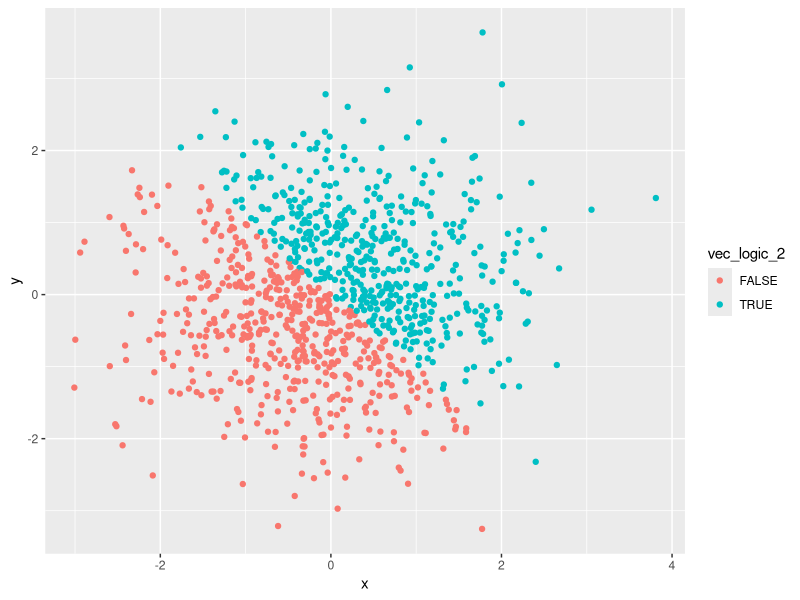
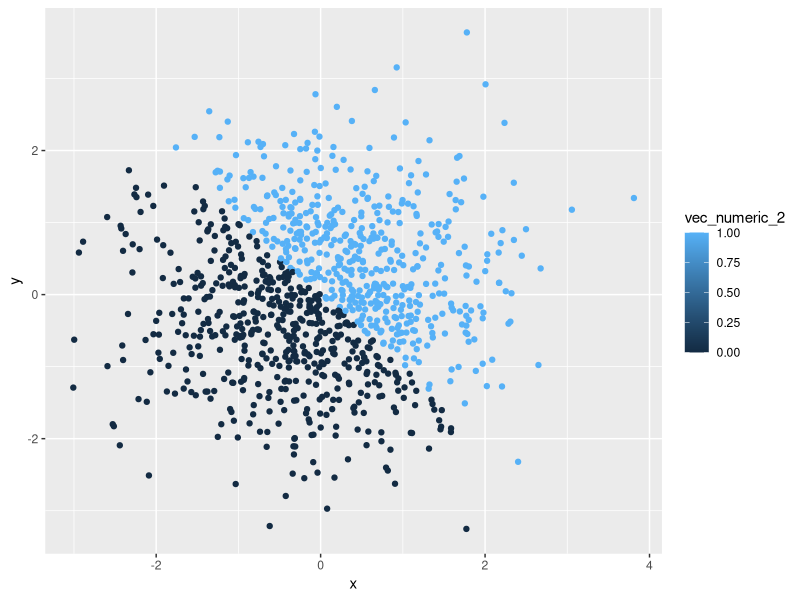
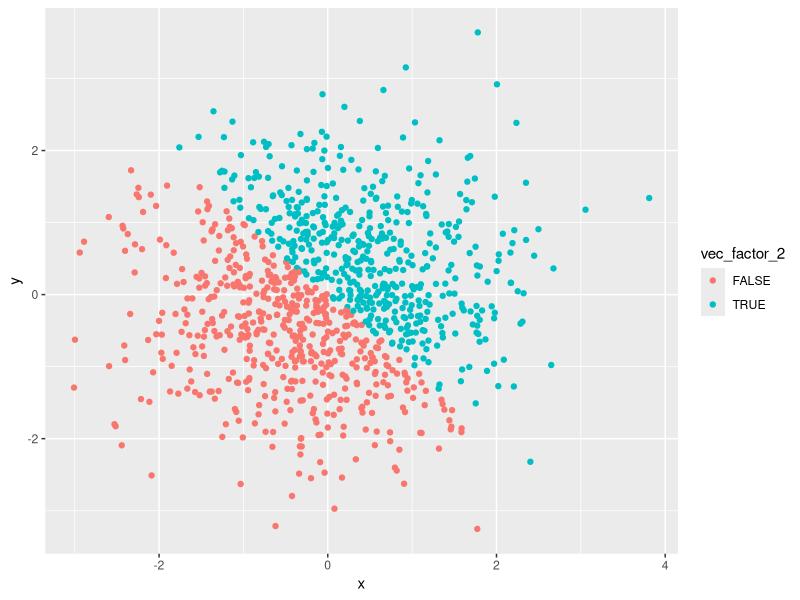
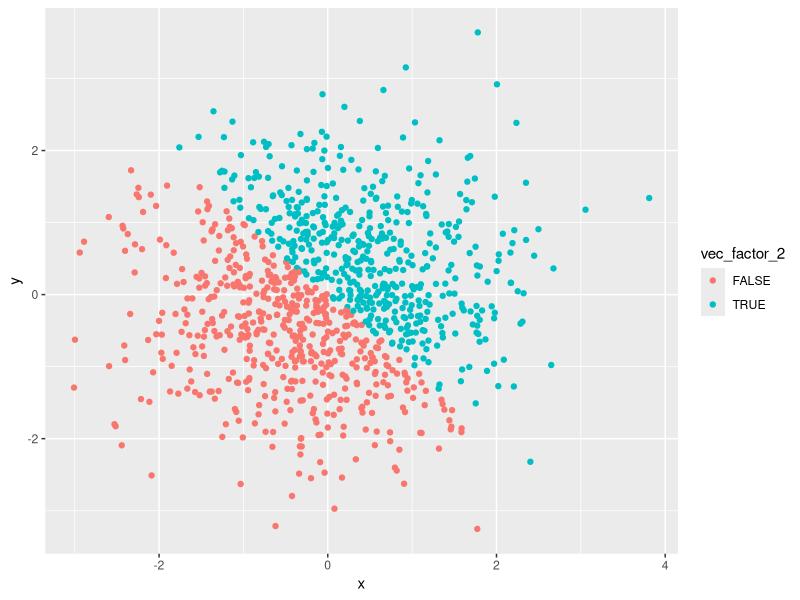

Reproduce these figures in R, in order.
## ---- chunk 1
library(tidyverse)
## ---- chunk 2
set.seed(1)
problem_1_data_frame = tibble(
  uniform_sample = runif(10, min = 0, max = 5),
  vec_logic = uniform_sample > 2,
  vec_character = c("x","y","z","z","z","y","x","z","y","x"),
  vec_factor = factor(c("I","you","she","he", "it", "they", "ze", "he", "xe", "none"))
)
## ---- chunk 3
mean(problem_1_data_frame$uniform_sample)
mean(problem_1_data_frame$vec_logic)
mean(problem_1_data_frame$vec_character)
mean(problem_1_data_frame$vec_factor)
## ---- chunk 4
as.numeric(as.factor(problem_1_data_frame$vec_character))
as.numeric(as.character(problem_1_data_frame$vec_factor))
## ---- chunk 5
problem_2_data_frame = tibble(
  x = rnorm(1000),
  y = rnorm(1000),
  vec_logic_2 = x + y > 0,
  vec_numeric_2 = as.numeric(vec_logic_2),
  vec_factor_2 = as.factor(vec_logic_2)
)
## ---- chunk 6
library(ggplot2)
plot_1 = ggplot(problem_2_data_frame, aes(x, y))+geom_point(aes(colour = vec_logic_2))
plot_1
## ---- chunk 7
library(ggplot2)
plot_2 = ggplot(problem_2_data_frame, aes(x, y))+geom_point(aes(colour = vec_numeric_2))
plot_2
## ---- chunk 8
library(ggplot2)
plot_3 = ggplot(problem_2_data_frame, aes(x, y))+geom_point(aes(colour = vec_factor_2))
plot_3
## ---- chunk 9
ggsave("first scatterplot.pdf")
